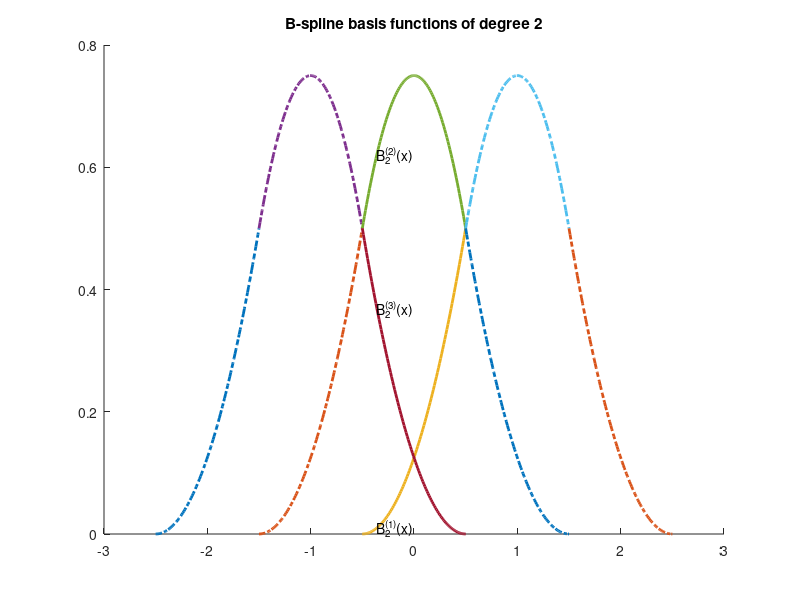

The MATLAB script that drew this image:
function draw_bspline2()
figure(1);
hold on;
pos=15;
title('B-spline basis functions of degree 2');

xx=linspace(-3/2,-1/2,100);
yy=1/2*(xx+3/2).^2;
plot(xx-1,yy,'-.','LineWidth',2);
plot(xx,yy,'-.','LineWidth',2);
plot(xx+1,yy,'-','LineWidth',2);
text(xx(pos)+1,yy(pos),'B_{2}^{(1)}(x)');

xx=linspace(-1/2,1/2,100);
yy=3/4-xx.^2;
plot(xx-1,yy,'-.','LineWidth',2);
plot(xx,yy,'LineWidth',2);
text(xx(pos),yy(pos),'B_{2}^{(2)}(x)');
plot(xx+1,yy,'-.','LineWidth',2);


xx=linspace(1/2,3/2,100);
yy=1/2*(-xx+3/2).^2;
plot(xx-1,yy,'LineWidth',2);
text(xx(pos)-1,yy(pos),'B_{2}^{(3)}(x)');
plot(xx,yy,'-.','LineWidth',2);
plot(xx+1,yy,'-.','LineWidth',2);
